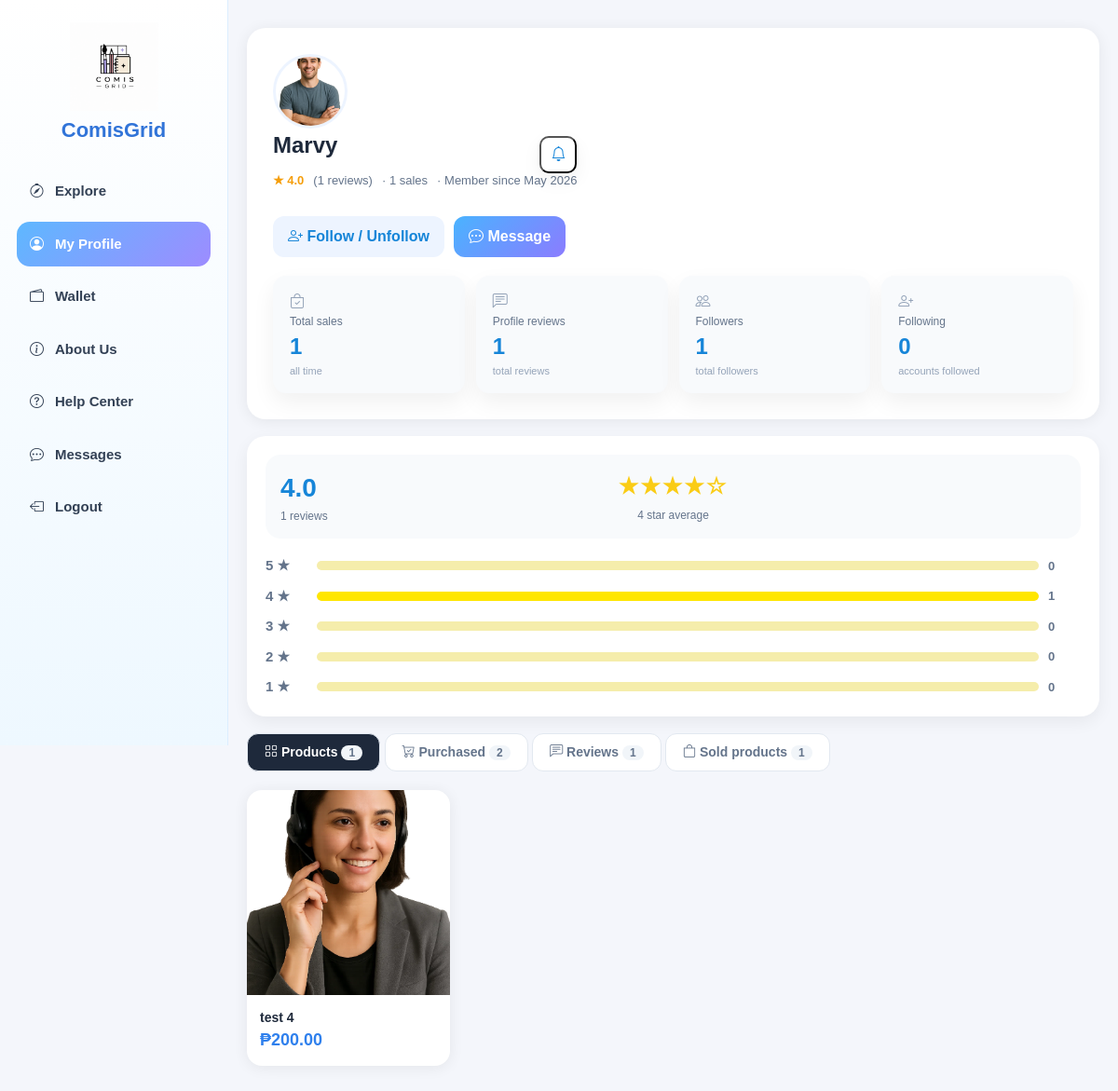
/backend/profile.php?user_id=4 (signed in), run on the app's committed database.
### tables this page shows
CREATE TABLE `users` (
  `user_id` int(11) NOT NULL,
  `full_name` varchar(100) NOT NULL,
  `username` varchar(50) NOT NULL,
  `email` varchar(100) NOT NULL,
  `password` varchar(255) NOT NULL,
  `bio` text DEFAULT NULL,
  `profile_image` varchar(255) DEFAULT '../assets/images/default-profile.png',
  `balance` decimal(10,2) DEFAULT 0.00,
  `total_earned` decimal(10,2) DEFAULT 0.00,
  `total_spent` decimal(10,2) DEFAULT 0.00,
  `total_sales` int(11) DEFAULT 0,
  `profile_views` int(11) DEFAULT 0,
  `is_verified` tinyint(1) DEFAULT 0,
  `created_at` timestamp NOT NULL DEFAULT current_timestamp(),
  `facebook_link` varchar(255) DEFAULT NULL,
  `instagram_link` varchar(255) DEFAULT NULL,
  `x_link` varchar(255) DEFAULT NULL,
  `tags` varchar(255) DEFAULT NULL,
  `this_month_earned` decimal(10,2) DEFAULT 0.00,
  `member_since` timestamp NOT NULL DEFAULT current_timestamp(),
  `gcash_number` varchar(11) DEFAULT NULL
);

CREATE TABLE `products` (
  `product_id` int(11) NOT NULL,
  `seller_id` int(11) NOT NULL,
  `title` varchar(150) NOT NULL,
  `category` varchar(50) NOT NULL,
  `description` text DEFAULT NULL,
  `price` decimal(10,2) NOT NULL,
  `cover_image` varchar(255) NOT NULL,
  `status` varchar(30) DEFAULT 'Available',
  `created_at` timestamp NOT NULL DEFAULT current_timestamp()
);

### backend/profile.php (the view, shortened to what this page needs)
<?php
$conn = db_connect();
$logged_in_user_id = $_SESSION['user_id'];
if (isset($_GET['user_id']) && is_numeric($_GET['user_id'])) {
    $user_id = (int)$_GET['user_id'];
} else {
    $user_id = $logged_in_user_id;
}
$is_owner = ($logged_in_user_id == $user_id);
$stmt = $conn->prepare("SELECT * FROM users WHERE user_id = ?");
$stmt->bind_param('i', $user_id);
$stmt->execute();
$user = $stmt->get_result()->fetch_assoc();
$prod_stmt = $conn->prepare("SELECT * FROM products WHERE seller_id = ? ORDER BY created_at DESC");
$prod_stmt->bind_param('i', $user_id);
$prod_stmt->execute();
$products = $prod_stmt->get_result()->fetch_all(MYSQLI_ASSOC);
$rev_stmt = $conn->prepare("
    SELECT r.*, u.username, u.profile_image, p.title AS product_title
    FROM reviews r
    JOIN users u ON r.buyer_id = u.user_id
    JOIN products p ON r.product_id = p.product_id
    WHERE r.seller_id = ?
    ORDER BY r.created_at DESC
");
$rev_stmt->bind_param('i', $user_id);
$rev_stmt->execute();
$reviews = $rev_stmt->get_result()->fetch_all(MYSQLI_ASSOC);
$rating_counts = [5 => 0, 4 => 0, 3 => 0, 2 => 0, 1 => 0];
foreach ($reviews as $review) {
    $rate = (int)$review['rating'];
    if (isset($rating_counts[$rate])) {
        $rating_counts[$rate]++;
    }
}
$sold_stmt = $conn->prepare("
    SELECT o.*, p.title, p.cover_image, u.username AS buyer_name
    FROM orders o
    JOIN products p ON o.product_id = p.product_id
    JOIN users u ON o.buyer_id = u.user_id
    WHERE o.seller_id = ?
    ORDER BY o.created_at DESC
");
$sold_stmt->bind_param('i', $user_id);
$sold_stmt->execute();
$sold = $sold_stmt->get_result()->fetch_all(MYSQLI_ASSOC);
$purchased_stmt = $conn->prepare("
    SELECT o.*, p.title, p.cover_image, u.username AS seller_name
    FROM orders o
    JOIN products p ON o.product_id = p.product_id
    JOIN users u ON o.seller_id = u.user_id
    WHERE o.buyer_id = ?
    ORDER BY o.created_at DESC
");
$purchased_stmt->bind_param('i', $user_id);
$purchased_stmt->execute();
$purchased = $purchased_stmt->get_result()->fetch_all(MYSQLI_ASSOC);
$followers_count = 0;
$following_count = 0;
$follower_stmt = $conn->prepare("SELECT COUNT(*) AS total FROM follows WHERE following_id = ?");
if ($follower_stmt) {
    $follower_stmt->bind_param("i", $user_id);
    $follower_stmt->execute();
    $followers_count = $follower_stmt->get_result()->fetch_assoc()['total'] ?? 0;
}
$following_stmt = $conn->prepare("SELECT COUNT(*) AS total FROM follows WHERE follower_id = ?");
if ($following_stmt) {
    $following_stmt->bind_param("i", $user_id);
    $following_stmt->execute();
    $following_count = $following_stmt->get_result()->fetch_assoc()['total'] ?? 0;
}
$total_reviews = count($reviews);
$avg_rating = $total_reviews > 0 ? array_sum(array_column($reviews, 'rating')) / $total_reviews : 0;
?>
<!DOCTYPE html>
<html lang="en">
<head>
    <link href="https://cdn.jsdelivr.net/npm/bootstrap@5.3.3/dist/css/bootstrap.min.css" rel="stylesheet">
    <link href="https://cdn.jsdelivr.net/npm/bootstrap-icons@1.11.3/font/bootstrap-icons.css" rel="stylesheet">
    <link rel="stylesheet" href="../assets/css/profile.css">
</head>
<body>
<div class="dashboard-layout">
    <aside class="sidebar">
        <div class="brand">
            <img src="../assets/images/comisgridlogo1.png" alt="ComisGrid Logo">
            <h3>ComisGrid</h3>
        </div>
        <nav class="nav-menu">
            <a href="dashboard.php"><i class="bi bi-compass"></i> Explore</a>
            <a href="profile.php" class="active"><i class="bi bi-person-circle"></i> My Profile</a>
            <a href="wallet.php"><i class="bi bi-wallet2"></i> Wallet</a>
            <a href="about_us.php"><i class="bi bi-info-circle"></i> About Us</a>
            <a href="help_center.php"><i class="bi bi-question-circle"></i> Help Center</a>
            <a href="messages.php"><i class="bi bi-chat-dots"></i> Messages</a>
            <a href="logout.php"><i class="bi bi-box-arrow-left"></i> Logout</a>
        </nav>
    </aside>
    <main class="profile-main">
        <div class="profile-wrapper">
            <div class="profile-card">
                <div class="profile-top">
                    <div class="profile-left">
                        <img src="<?php echo htmlspecialchars($user['profile_image'] ?? '../assets/images/default-profile.png'); ?>" class="profile-image">
                        <div class="profile-info">
                            <div class="profile-name-row">
                                <span class="username"><?php echo htmlspecialchars($user['username']); ?></span>
                            </div>
                            <button id="notifToggle" class="notif-bell" type="button" aria-expanded="false">
                                <i class="bi bi-bell"></i>
                            </button>
                            <div class="profile-meta">
                                <span class="rating">★ <?php echo number_format($avg_rating, 1); ?></span>
                                <span>(<?php echo $total_reviews; ?> reviews)</span>
                                <span>· <?php echo (int)($user['total_sales'] ?? 0); ?> sales</span>
                                <span>· Member since <?php echo date('M Y', strtotime($user['created_at'] ?? date('Y-m-d'))); ?></span>
                            </div>
                            <?php if (!$is_owner): ?>
                                <div class="profile-actions">
                                    <form action="toggle_follow.php" method="POST">
                                        <button type="submit" class="follow-btn">
                                            <i class="bi bi-person-plus"></i> Follow / Unfollow
                                        </button>
                                    </form>
                                    <a href="start_chat.php?user_id=<?php echo $user_id; ?>" class="message-btn">
                                        <i class="bi bi-chat-dots"></i> Message
                                    </a>
                                </div>
                            <?php endif; ?>
                        </div>
                    </div>
                </div>
                <div class="stats-row">
                    <div class="stat-box">
                        <div class="stat-icon"><i class="bi bi-bag-check"></i></div>
                        <div class="stat-label">Total sales</div>
                        <div class="stat-value"><?php echo (int)($user['total_sales'] ?? 0); ?></div>
                        <div class="stat-sub">all time</div>
                    </div>
                    <div class="stat-box">
                        <div class="stat-icon"><i class="bi bi-chat-left-text"></i></div>
                        <div class="stat-label">Profile reviews</div>
                        <div class="stat-value"><?php echo number_format($total_reviews); ?></div>
                        <div class="stat-sub">total reviews</div>
                    </div>
                    <div class="stat-box">
                        <div class="stat-icon"><i class="bi bi-people"></i></div>
                        <div class="stat-label">Followers</div>
                        <div class="stat-value"><?php echo number_format($followers_count); ?></div>
                        <div class="stat-sub">total followers</div>
                    </div>
                    <div class="stat-box">
                        <div class="stat-icon"><i class="bi bi-person-plus"></i></div>
                        <div class="stat-label">Following</div>
                        <div class="stat-value"><?php echo number_format($following_count); ?></div>
                        <div class="stat-sub">accounts followed</div>
                    </div>
                </div>
            </div>
            <div class="rating-summary-card">
                <div class="rating-summary-top">
                    <div class="avg-rating-left">
                        <div class="avg-number"><?php echo number_format($avg_rating, 1); ?></div>
                        <div class="avg-sub"><?php echo $total_reviews; ?> reviews</div>
                    </div>
                    <div class="rating-summary-box stars-box">
                        <div class="summary-stars">
                            <?php
                                $rounded = round($avg_rating);
                                for ($s = 1; $s <= 5; $s++) {
                                    echo $s <= $rounded ? '★' : '☆';
                                }
                            ?>
                        </div>
                        <div class="summary-label">
                            <?php echo round($avg_rating); ?> star average
                        </div>
                    </div>
                </div>
                <div class="rating-breakdown-list">
                    <?php for ($i = 5; $i >= 1; $i--): ?>
                        <?php
                            $count = $rating_counts[$i];
                            $width = $total_reviews > 0 ? ($count / $total_reviews) * 100 : 0;
                        ?>
                        <div class="rating-breakdown-row">
                            <div class="star-label"><?php echo $i; ?> ★</div>
                            <div class="progress-bar-wrap">
                                <div class="progress-bar-fill" style="width: <?php echo $width; ?>%;"></div>
                            </div>
                            <div class="rating-count"><?php echo $count; ?></div>
                        </div>
                    <?php endfor; ?>
                </div>
            </div>
            <div class="profile-tabs-row">
                <button class="tab-btn active" onclick="switchTab('products', this)">
                    <i class="bi bi-grid"></i> Products
                    <span class="count"><?php echo count($products); ?></span>
                </button>
                <button class="tab-btn" onclick="switchTab('purchased', this)">
                    <i class="bi bi-cart-check"></i> Purchased
                    <span class="count"><?php echo count($purchased); ?></span>
                </button>
                <button class="tab-btn" onclick="switchTab('reviews', this)">
                    <i class="bi bi-chat-left-text"></i> Reviews
                    <span class="count"><?php echo $total_reviews; ?></span>
                </button>
                <button class="tab-btn" onclick="switchTab('sold', this)">
                    <i class="bi bi-bag"></i> Sold products
                    <span class="count"><?php echo count($sold); ?></span>
                </button>
            </div>
            <div class="profile-tabs-content">
                <div id="tab-products" class="tab-panel active">
                    <?php if (empty($products)): ?>
                        <p class="empty-text">No products yet.</p>
                    <?php else: ?>
                        <div class="products-grid">
                            <?php foreach ($products as $p): ?>
                                <div class="product-card">
                                    <img src="<?php echo htmlspecialchars($p['cover_image']); ?>">
                                    <div class="product-info">
                                        <div class="product-title"><?php echo htmlspecialchars($p['title']); ?></div>
                                        <div class="product-price">₱<?php echo number_format($p['price'], 2); ?></div>
                                    </div>
                                </div>
                            <?php endforeach; ?>
                        </div>
                    <?php endif; ?>
                </div>
            </div>
        </div>
    </main>
</div>
</body>
</html>

### data on the page
users: profile_image (picture), username "Marvy", total_sales "1"
products: cover_image (picture), title "test 4", price "200.00"

### other printed values
$avg_rating "4.0"
$total_reviews "1"
$followers_count "1"
$following_count "0"
$avg_rating "4"
$count "0"
$count "1"
count($products) "1"
count($purchased) "2"
count($sold) "1"
